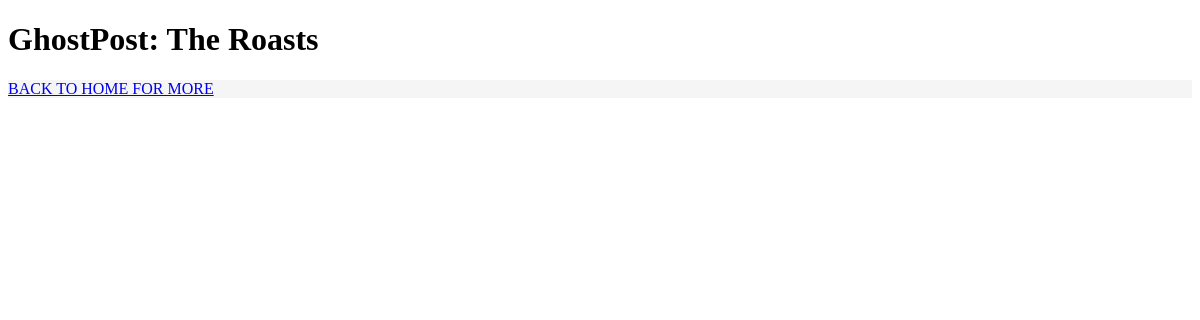
The page /roasts/ on the database as committed earlier.
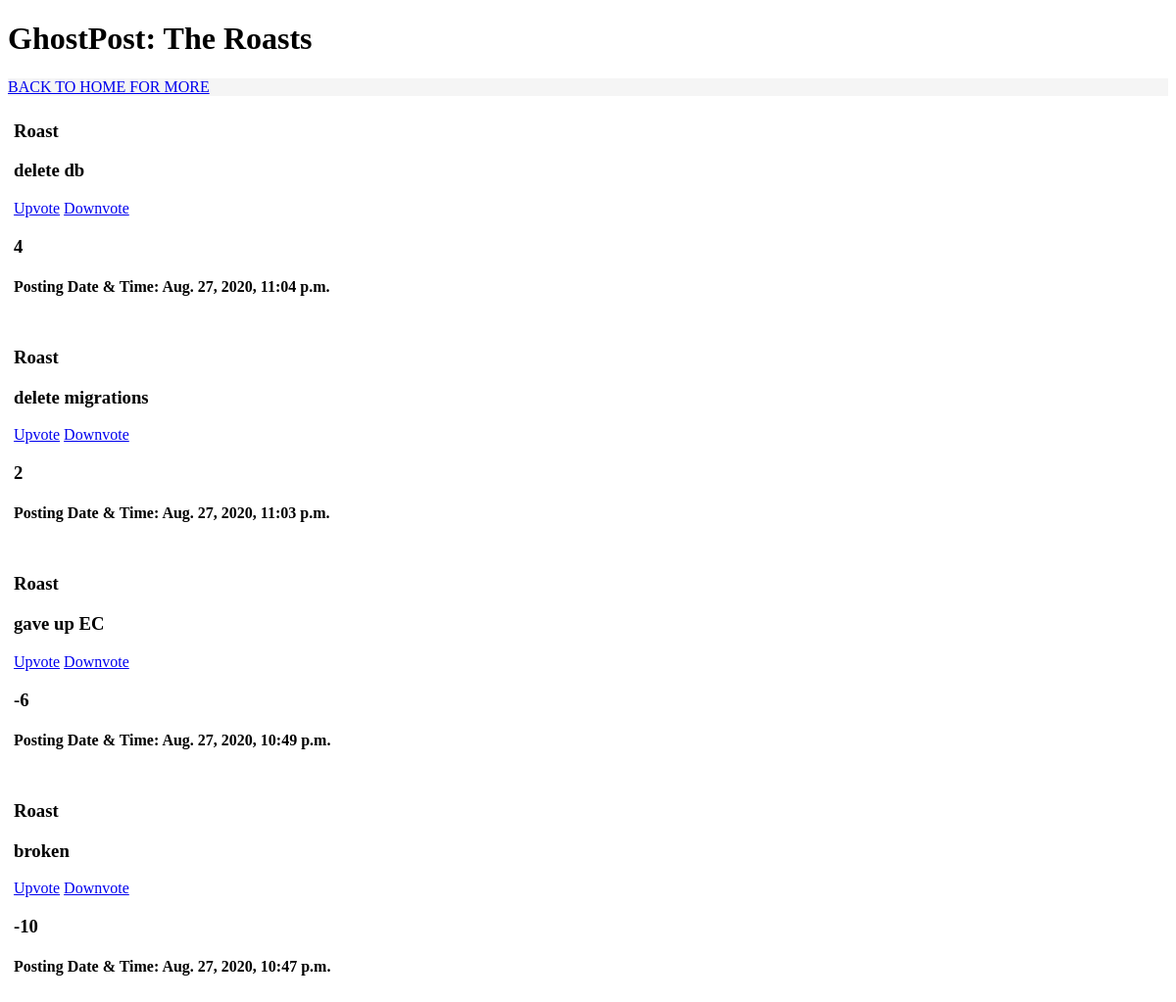
The same page on the database as committed later.
### ghostpost_app/models.py (models this page shows, shortened)
class BoastsRoastsModel(models.Model):
    is_boast = models.BooleanField()
    post_content = models.CharField(max_length=280)
    upvotes = models.IntegerField(default=0)
    downvotes = models.IntegerField(default=0)
    post_datetime = models.DateTimeField(default=timezone.now)
    privatesecret_key = models.CharField(max_length=50)  # https://docs.djangoproject.com/en/3.0/ref/settings/ and also refer to https://stackoverflow.com/questions/40856593/django-secret-key-settings
    @property
    def vote_score(self):
        vote_sum = self.upvotes - self.downvotes
        return vote_sum

### ghostpost_app/views.py (the view)
# urls.py: path('roasts/', views.roasts_view, name='roasts'),
def roasts_view(request):
    roasts = BoastsRoastsModel.objects.filter(is_boast=False).order_by('-post_datetime')
    return render(request, 'roasts.html', {'page_title': 'GhostPost: The Roasts', 'roasts': roasts})

### templates/roasts.html (shortened to what this page needs)
<!DOCTYPE html>
<html lang="en">
<head>
</head>
<body>
    <h1>{{ page_title }}</h1>
    <nav style="background-color: whitesmoke;">
        <a href="/">BACK TO HOME FOR MORE</a>
    </nav>
    {% for roast in roasts %}
    <div style="border: 3px red; padding: 6px;">
        {% if roast.is_boast == True %}
        <h3>Boast</h3>
        {% else %}
        <h3>Roast</h3>
        {% endif %}
        <h3>{{ roast.post_content }}</h3>
        <a href="upvote/{{ roast.id }}/">Upvote</a>
        <a href="downvote/{{ roast.id }}/">Downvote</a>
        <h3>{{ roast.vote_score }}</h3>
        <h4>Posting Date & Time: {{ roast.post_datetime }}</h4>
    </div>
    {% endfor %}
</body>
</html>

Rows that differ between the two databases and show on the page:
added BoastsRoastsModel: is_boast "Roast", post_content "delete db", vote_score "4", post_datetime "Aug. 27, 2020, 11:04 p.m."
added BoastsRoastsModel: is_boast "Roast", post_content "delete migrations", vote_score "2", post_datetime "Aug. 27, 2020, 11:03 p.m."
added BoastsRoastsModel: is_boast "Roast", post_content "gave up EC", vote_score "-6", post_datetime "Aug. 27, 2020, 10:49 p.m."
added BoastsRoastsModel: is_boast "Roast", post_content "broken", vote_score "-10", post_datetime "Aug. 27, 2020, 10:47 p.m."
